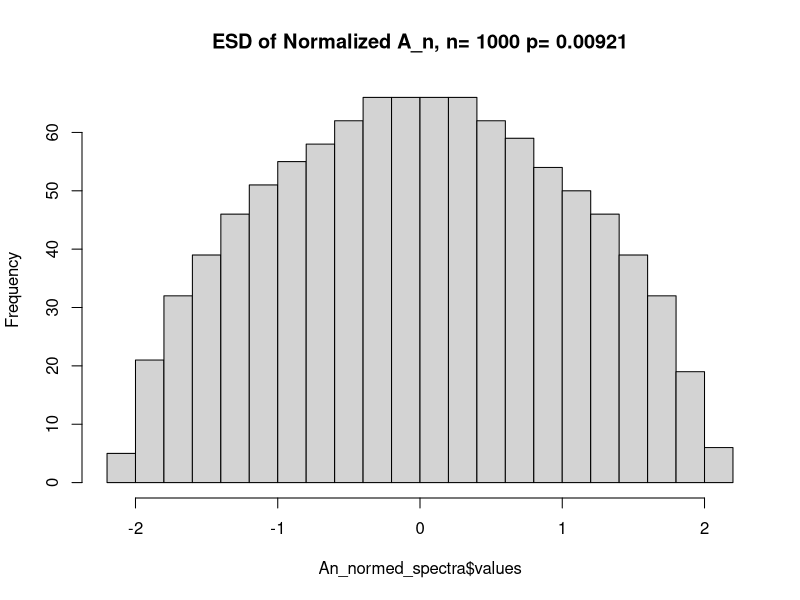
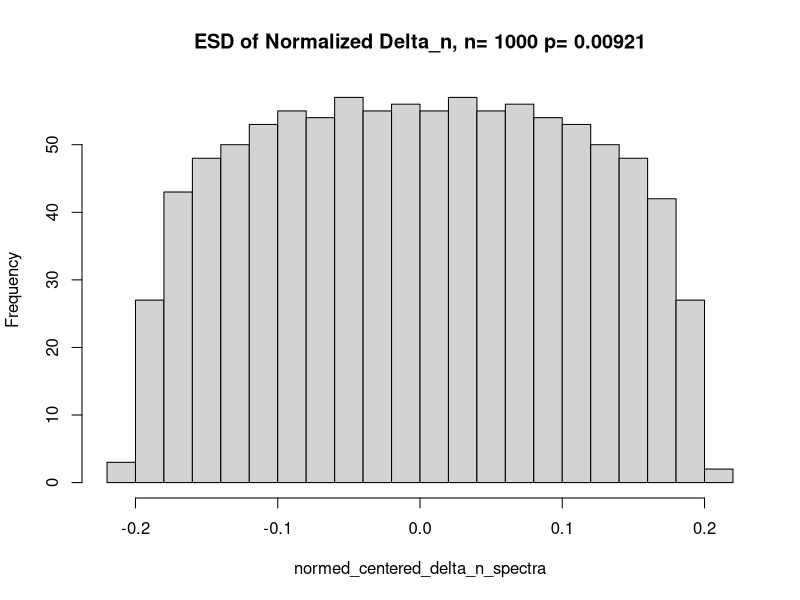
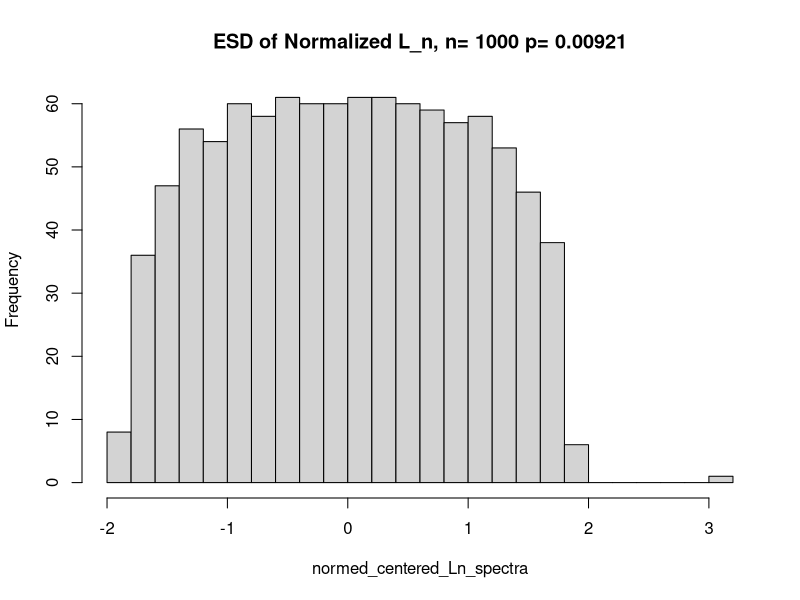

Write R code to recreate these figures, in order.
## ---- chunk 1
knitr::opts_chunk$set(echo = TRUE)
## ---- chunk 2
n <- 1000
p <- 9.21 * 10 ^ -3
# p <- 0.5
## ---- chunk 3
A_n <- matrix(rbinom(n ^ 2, 1, p), nrow=n, ncol=n)
A_n[lower.tri(A_n)] = t(A_n)[lower.tri(A_n)]
diag(A_n) <- 0
## ---- chunk 4
### D_n
D_n <- matrix(0, nrow=n, ncol=n)
diag(D_n) <- rowSums(A_n)

### Delta_n
delta_n <- D_n - A_n

### Inv D_n
inv_sqrt_D_n <- matrix(0, nrow=n, ncol=n)
diag(inv_sqrt_D_n) <- diag(D_n ^ (-1/2))

### L_n
inv_sqrt_delta_n <- matrix(0, nrow=n, ncol=n)
diag(inv_sqrt_delta_n) <- diag(delta_n ^ (-1/2))

I_n <- matrix(0, nrow=n, ncol=n)
diag(I_n) <- 1

L_n <- I_n - inv_sqrt_delta_n %*% A_n %*% inv_sqrt_delta_n
## ---- chunk 5
### Normalized spectra of A_n
centered_An <- A_n - p
normed_centered_An <- centered_An * 1/sqrt(n * p * (1 - p))
An_normed_spectra <- eigen(normed_centered_An, only.values = T)

hist(An_normed_spectra$values, main=paste("ESD of Normalized A_n, n=", n, "p=", p),
     breaks=25)

### Normalized spectra of Delta_n (spectra is too tight by an order of magnitude. unclear if it is exhibiting the convolution)
x_range <- seq(-5, 5, 0.1)
#centering_delta_matrix <- matrix(-p, ncol=n, nrow=n)
#diag(centering_delta_matrix) <- (n - 2) * p
#centered_delta_n <- (delta_n - centering_delta_matrix)
centered_delta_n <- (inv_sqrt_D_n %*% (A_n - p) %*% inv_sqrt_D_n)/sqrt(n * p)
delta_n_spectra <- eigen(centered_delta_n, only.values = T)$values
normed_centered_delta_n_spectra <- (delta_n_spectra)
Fn_delta_n <- diff(sapply(x_range, \(x) mean(normed_centered_delta_n_spectra <= x)))

hist(normed_centered_delta_n_spectra,
     breaks=25,
     main=paste("ESD of Normalized Delta_n, n=", n, "p=", p))

### Normalized spectra of L_n
L_n_spectra <- eigen(L_n, only.values = T)$values
normed_centered_Ln_spectra <- (1 - L_n_spectra) * sqrt((n * p)/(1 - p))
Fn_L_n <- diff(sapply(x_range, \(x) mean(normed_centered_Ln_spectra <= x)))

hist(normed_centered_Ln_spectra, 
     breaks=25,
     main=paste("ESD of Normalized L_n, n=", n, "p=", p))
